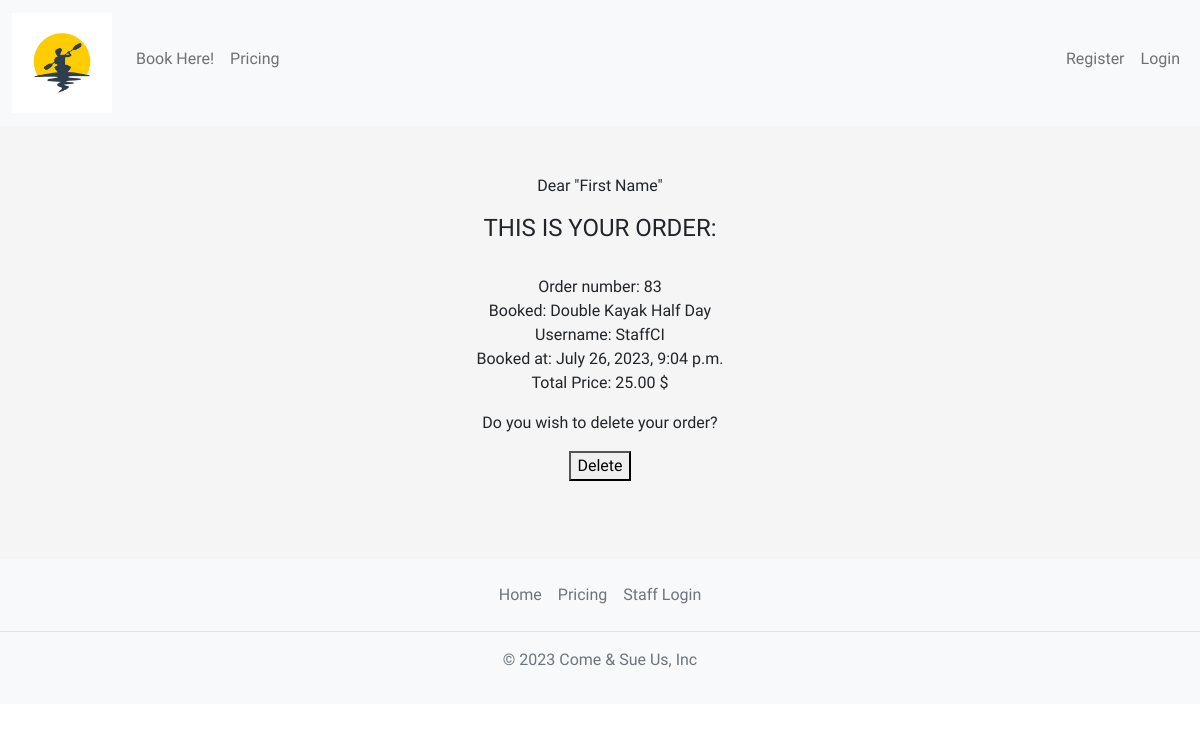
The app's page /order/83/ with its own data.
### home/models.py (models this page shows, shortened)
class OrderModel(models.Model):
    STATUS = (
        ('Awaiting Pickup', 'Awaiting Pickup'),
        ('Delivered', 'Delivered'),
    )
    user = models.ForeignKey(get_user_model(), on_delete=models.SET_NULL, null=True)
    created_on = models.DateTimeField(auto_now_add=True)
    price = models.DecimalField(max_digits=7, decimal_places=2)
    status = models.CharField(max_length=200, null=True, choices=STATUS)
    items = models.ManyToManyField(
        'Variant', related_name='order', blank=True)

class Variant(models.Model):
    name = models.CharField(max_length=100)
    description = models.TextField()
    image = models.ImageField(upload_to='variants_images/')
    price = models.DecimalField(max_digits=5, decimal_places=2)

### home/views.py (the view)
# urls.py: path('order/<int:pk>/', views.update_order, name='update-order'),
def update_order(request, pk):
    order = OrderModel.objects.get(pk=pk)
    if request.method == 'POST':
        order.delete()
        return redirect('profile')
    context = {
        'order': order,
    }
    return render(request, 'home/order_detail.html', context)

### home/templates/home/order_detail.html (shortened to what this page needs)
{% extends 'base.html' %}
{% block content %}
<div class="container text text-center mt-5">
    <div class="row">
      <div class="col">
        <p class="font-weight-bold">Dear {{user_my_site.first_name}} "First Name"
            <br>
            <h4>This is your order:</h4>
            <br> Order number: {{order.pk}}
            <br> Booked:
                {% for item in order.items.all %}
                    {{item.name}}
                {% endfor %}
            <br>Username: {{order.user}}
            <br>Booked at: {{order.created_on}}
            <br>Total Price: {{order.price}} $
        </p>
    </div>
<form method="post" action="{% url 'update-order' order.pk %}">
    <p>Do you wish to delete your order?</p><button type='submit'> Delete </button>
</form>
</div>
{% endblock content %}

### static/css/style.css (style rules this page uses)
html, body { height: 100%; font-family: 'Days One', sans-serif; font-family: 'Kdam Thmor Pro', sans-serif; }
body { display: flex; flex-direction: column; position: relative; margin: 0; padding-bottom: 6rem; }
h1, h2, h3, h4, h5, h6 { text-transform: uppercase; }

### records on screen
OrderModel: pk "83", user "StaffCI", created_on "July 26, 2023, 9:04 p.m.", price "25.00"
Variant: name "Double Kayak Half Day"
